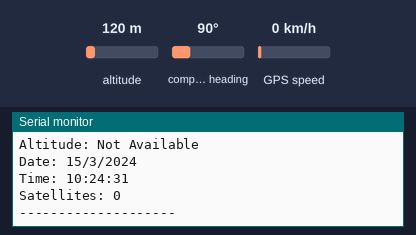
Recording of a sketch running on a simulated ESP32. Parts: the last lines printed to the serial monitor. The inputs (shaded band) are chosen by the test bench; at power-on: altitude 120 m, compass heading 90°, GPS speed 0 km/h. The GPS gets a fix after 3 s at 37.7749, -122.4194 with 8 satellites.

Above: at 1.2 s.
1.3 s: altitude set to 20 m
At 2.8 s:
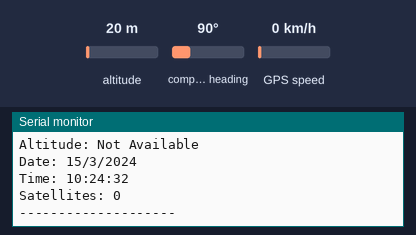
4.5 s: altitude set to 250 m
At 5.6 s:
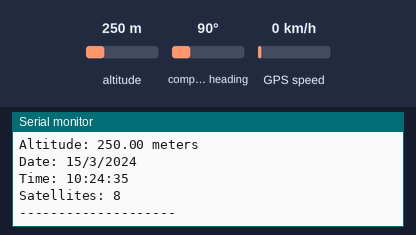
Timing chart, 0 to 7.5 s (numbered marks = the images above; inputs shaded):
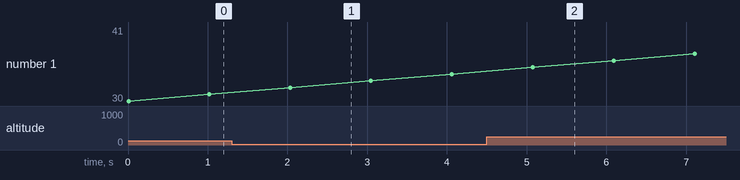

The sketch:

gps_esp32.ino
```cpp
#include <TinyGPS++.h>

// Define pins for Hardware Serial2
#define GPS_RX 25  // GPS TX will connect to ESP32 GPIO25
#define GPS_TX 26  // GPS RX will connect to ESP32 GPIO26

// Create a TinyGPS++ object
TinyGPSPlus gps;

void setup() {
  // Start Serial Monitor
  Serial.begin(115200);

  // Start Hardware Serial2 for GPS
  Serial2.begin(9600, SERIAL_8N1, GPS_RX, GPS_TX);

  Serial.println("GPS Neo 6M Test");
}

void loop() {
  // Read data from GPS module
  while (Serial2.available() > 0) {
    if (gps.encode(Serial2.read())) {
      displayInfo();
    }
  }

  // If no data received for 5 seconds, check for issues
  if (millis() > 5000 && gps.charsProcessed() < 10) {
    Serial.println("No GPS detected");
    while(true);
  }
}

void displayInfo() {
  Serial.println("--------------------");

  // Display location if available
  if (gps.location.isValid()) {
    Serial.print("Latitude: ");
    Serial.println(gps.location.lat(), 6);
    Serial.print("Longitude: ");
    Serial.println(gps.location.lng(), 6);
  } else {
    Serial.println("Location: Not Available");
  }

  // Display altitude if available
  if (gps.altitude.isValid()) {
    Serial.print("Altitude: ");
    Serial.print(gps.altitude.meters());
    Serial.println(" meters");
  } else {
    Serial.println("Altitude: Not Available");
  }

  // Display date/time if available
  if (gps.date.isValid()) {
    Serial.print("Date: ");
    Serial.print(gps.date.day());
    Serial.print("/");
    Serial.print(gps.date.month());
    Serial.print("/");
    Serial.println(gps.date.year());
  } else {
    Serial.println("Date: Not Available");
  }

  if (gps.time.isValid()) {
    Serial.print("Time: ");
    if (gps.time.hour() < 10) Serial.print("0");
    Serial.print(gps.time.hour());
    Serial.print(":");
    if (gps.time.minute() < 10) Serial.print("0");
    Serial.print(gps.time.minute());
    Serial.print(":");
    if (gps.time.second() < 10) Serial.print("0");
    Serial.println(gps.time.second());
  } else {
    Serial.println("Time: Not Available");
  }

  // Display number of satellites
  Serial.print("Satellites: ");
  Serial.println(gps.satellites.value());

  Serial.println("--------------------");
  Serial.println();

  delay(1000);
}
```

Measured:
- after the input at 4.5 s, the serial monitor: prints a new line after 0.58 s (image 2)
